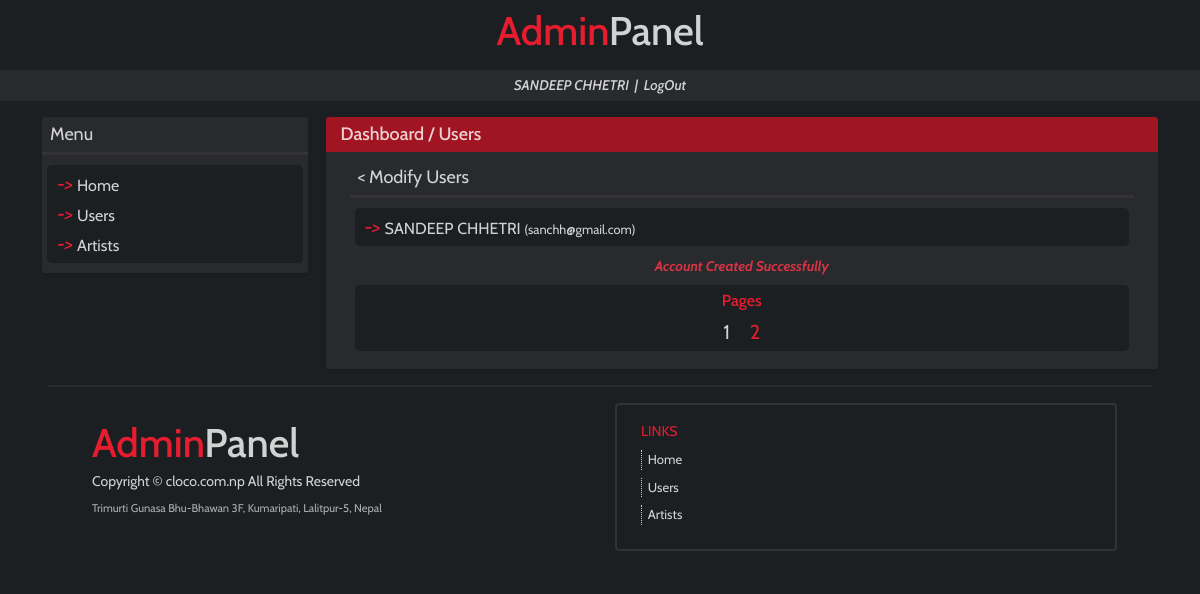
The app's page /dashboard/users/modifyuser/?page=2 (signed in) with its own data.
### accounts/models.py (models this page shows)
class User(AbstractUser):
    GENDER_CHOICES = (
        ('M', 'Male'),
        ('F', 'Female'),
        ('O', 'Other'),
    )
    username = None
    first_name = models.CharField(max_length=20)
    last_name = models.CharField(max_length=20)
    email = models.EmailField(unique=True)
    password = models.CharField(max_length=40)
    phone = models.CharField(max_length=20, unique=True)
    dob = models.DateField(null=True, blank=True)
    gender = models.CharField(max_length=1, choices=GENDER_CHOICES)
    address = models.CharField(max_length=50)
    created_at = models.DateTimeField(auto_now_add=True)
    updated_at = models.DateTimeField(auto_now=True)
    USERNAME_FIELD = 'email'
    REQUIRED_FIELDS = ['phone']
    objects = UserManager()

### musicRecord/usersViews.py (the view)
# urls.py: path('users/modifyuser/', usersViews.modify_user, name='modifyuser'),
def modify_user(request):
    if not request.user.is_authenticated:
        return redirect('/')
    else:
        try:
            page = int(request.GET.get('page'))
        except:
            page = 1
        page_end = page*8
        page_start = page_end - 8
        users = User.objects.all().order_by('-created_at')
        pages = int(len(users)/8)
        if len(users)%8 != 0:
            pages = pages+1
        if request.session.get('success') != None:
                success = request.session['success']
                request.session['success'] = None
        else:
            success = ''
        return render(request, 'users/modifyuser.html',{'user_name':user_name(request) ,'users':users[page_start:page_end], 'pages':range(1,pages+1), 'page':page, 'success':success})

### musicRecord/usersViews.py (called while the page is built)
def user_name(request):
    return request.user.first_name.upper()+' '+request.user.last_name.upper()

### templates/users/modifyuser.html (shortened to what this page needs)
{% extends 'base.html' %}
{% block content %}
<div class="row mb-3">
    <div class="d-none d-lg-block col-sm-12 col-lg-3 px-4">
        <div class="row mb-3 main-box">
            <div class="sidebox-text px-2 py-1 mb-0">
              Menu
            </div>
            <div class="col-12 mt-0 pt-0" style="background:#333; height:3px;">
            </div>
            <div class="col-12 sidebox-menus">
              <div class="row sidebox-menu py-1">
                <div class="col-12 p-0 m-0" style="color:#e61d2f;">
                    <i>-> </i>
                      <a class="menu-options" href="{% url 'dashboard' %}">Home</a>
                    <br>
                </div>
                <div class="col-12 p-0 m-0" style="color:#e61d2f;">
                    <i>-> </i>
                      <a class="menu-options {% if activetab == 'users' %}activetab{% endif %}" href="{% url 'users' %}">Users</a>
                    <br>
                </div>
                <div class="col-12 p-0 m-0" style="color:#e61d2f;">
                    <i>-> </i>
                      <a class="menu-options" href="{% url 'artists' %}">Artists</a>
                    <br>
                </div>
              </div>
            </div>
        </div>
    </div>
    <div class="col-sm-12 col-lg-9 px-4">
        <div class="row main-box">
            <div class="col-12 box-top py-1">
                <a class="link" href="{% url 'dashboard' %}">Dashboard</a> / <a class="link" href="{% url 'users' %}">Users</a>
            </div>
            <div class="col-12 box-content px-0 px-lg-4">
                <div class="mt-2 pb-2">
                    <div class="sidebox-text px-2 py-1 mb-0">
                        <a href="{% url 'users' %}" class="link">< Modify Users</a>
                    </div>
                    <div class="col-12 mt-0 pt-0" style="background:#333; height:3px;">
                    </div>
                    <div class="col-12 sidebox-menus">
                        <div class="row sidebox-menu py-1">
                            {% for user in users %}
                            <div class="col-12 p-0 m-0" style="color:#e61d2f;">
                                <i>-> </i>
                                <a class="menu-options" href="{% url 'modifyuser' %}{{user.id}}?page={{page}}">{{user.first_name.upper}} {{user.last_name.upper}} <span class="small">({{user.email}})</span></a>
                                <br>
                            </div>
                            {% endfor %}
                        </div>
                        <div id="success" class="text-danger round p-0 mb-2 justify-content-center d-flex" style="opacity: 0.97; font-style: italic; font-weight: bold;">
                            {{success}}
                        </div>
                        <div class="row sidebox-menu py-1">
                            <div class="col mx-2">
                                <div class="row">
                                  <div class="col-12 d-flex justify-content-center mb-1">
                                    <span style="font-size:16px; color:#e61d2f; font-weight:500;">
                                      Pages
                                    </span>
                                  </div>
                                </div>
                                <div class="row">
                                  <div class="col-12 d-flex justify-content-center">
                                    {% for p in pages %}
                                      <div class="">
                                        <a class="link pagesnav {% if page == p %}activetab{% endif %}" href="{% url 'modifyuser' %}?page={{p}}">
                                          <span class="unselectable" style="font-size:20px;">{{p}}</span>
                                        </a>
                                      </div>
                                    {% endfor %}
                                  </div>
                                </div>
                            </div>
                        </div>
                    </div>
                </div>
            </div>
        </div>
    </div>
{% endblock %}

### records on screen
User: first_name "SANDEEP", last_name "CHHETRI", email "sanchh@gmail.com"

### other values on screen
{{ user_name }} "SANDEEP CHHETRI"
{{ success }} "Account Created Successfully"
{{ p }} "1" "2"
